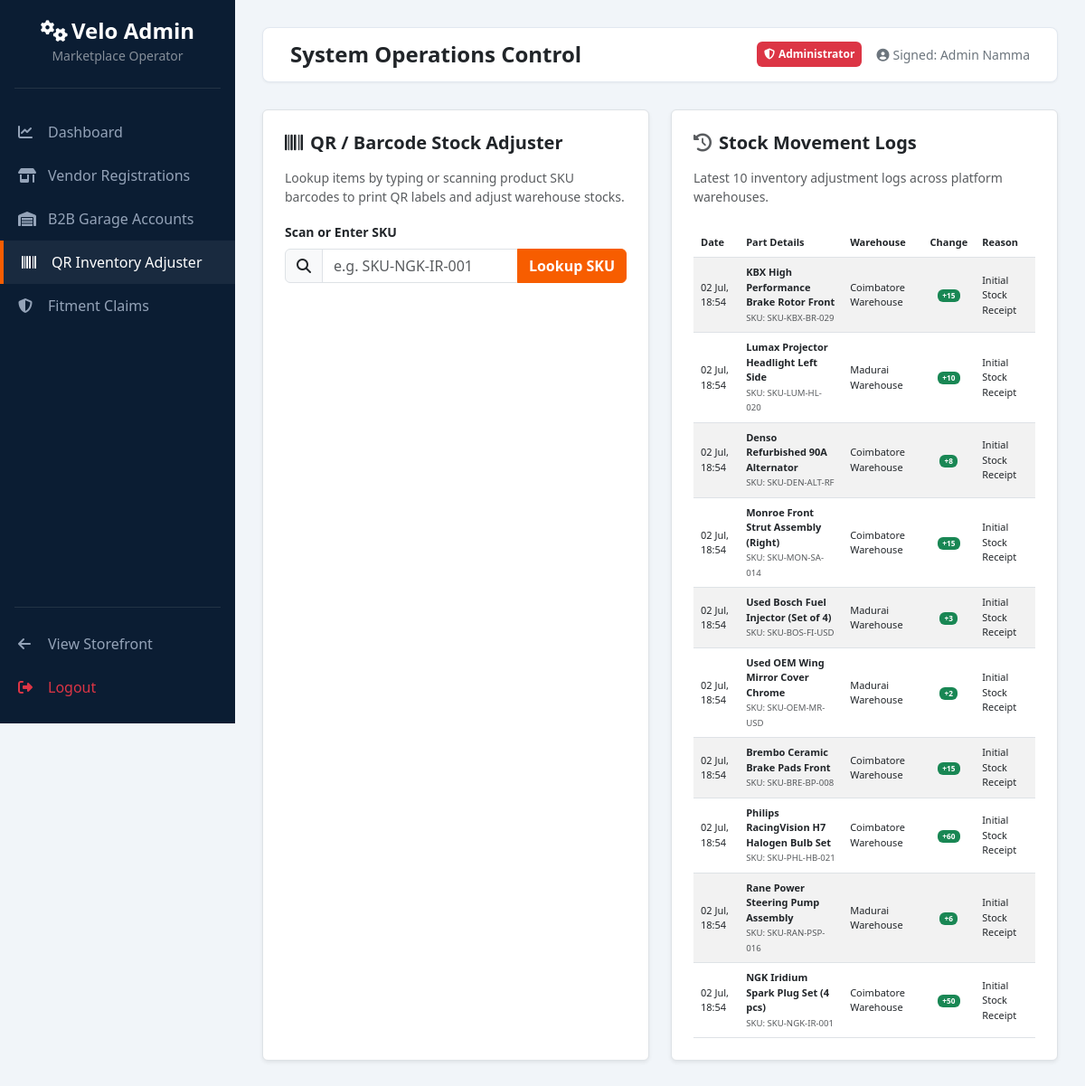
The page /admin/inventory.php (signed in) on the database its author committed.
### tables this page shows
CREATE TABLE IF NOT EXISTS inventory_log (
    id INT AUTO_INCREMENT PRIMARY KEY,
    product_id INT NOT NULL,
    change_qty INT NOT NULL,
    reason VARCHAR(255) NOT NULL,
    warehouse_id INT NOT NULL,
    created_at TIMESTAMP DEFAULT CURRENT_TIMESTAMP,
    FOREIGN KEY (product_id) REFERENCES products(id) ON DELETE CASCADE,
    FOREIGN KEY (warehouse_id) REFERENCES warehouses(id) ON DELETE CASCADE
);

CREATE TABLE IF NOT EXISTS products (
    id INT AUTO_INCREMENT PRIMARY KEY,
    name VARCHAR(200) NOT NULL,
    slug VARCHAR(200) NOT NULL UNIQUE,
    sku VARCHAR(100) NOT NULL UNIQUE,
    category_id INT NOT NULL,
    vendor_id INT DEFAULT NULL,  
    brand VARCHAR(100) NOT NULL,
    price DECIMAL(10,2) NOT NULL,
    discount_price DECIMAL(10,2) DEFAULT NULL,
    stock_qty INT NOT NULL DEFAULT 0,
    `condition` ENUM('new', 'used', 'refurbished') NOT NULL DEFAULT 'new',
    warranty_months INT DEFAULT 0,
    core_charge DECIMAL(10,2) DEFAULT 0.00,
    description TEXT,
    images JSON,  
    hsn_code VARCHAR(20),
    created_at TIMESTAMP DEFAULT CURRENT_TIMESTAMP,
    FOREIGN KEY (category_id) REFERENCES categories(id) ON DELETE CASCADE,
    FOREIGN KEY (vendor_id) REFERENCES vendors(id) ON DELETE SET NULL,
    INDEX idx_sku (sku),
    INDEX idx_slug (slug),
    INDEX idx_category (category_id)
);

CREATE TABLE IF NOT EXISTS warehouses (
    id INT AUTO_INCREMENT PRIMARY KEY,
    name VARCHAR(100) NOT NULL,
    location VARCHAR(255) NOT NULL
);

### includes/functions.php (called while the page is built, shortened)
<?php
function esc($string) {
    return htmlspecialchars($string ?? '', ENT_QUOTES, 'UTF-8');
}

### admin/inventory.php (the view, shortened to what this page needs)
<?php
require_once __DIR__ . '/includes/header.php';
try {
    $logs = $pdo->query("SELECT il.*, p.name as product_name, p.sku, w.name as warehouse_name
                         FROM inventory_log il
                         JOIN products p ON il.product_id = p.id
                         JOIN warehouses w ON il.warehouse_id = w.id
                         ORDER BY il.created_at DESC LIMIT 10")->fetchAll();
} catch (PDOException $e) {
    die("Database Error: " . $e->getMessage());
}
?>
<div class="row g-4">
    <div class="col-lg-6">
        <div class="card p-4 border shadow-sm bg-white h-100">
            <h5 class="fw-bold mb-3 text-dark"><i class="fa fa-barcode text-orange me-2"></i>QR / Barcode Stock Adjuster</h5>
            <p class="small text-muted">Lookup items by typing or scanning product SKU barcodes to print QR labels and adjust warehouse stocks.</p>
            <div class="mb-4">
                <label for="skuSearch" class="form-label small fw-bold">Scan or Enter SKU</label>
                <div class="input-group">
                    <span class="input-group-text"><i class="fa fa-search"></i></span>
                    <input type="text" class="form-control" id="skuSearch" placeholder="e.g. SKU-NGK-IR-001">
                    <button class="btn btn-accent" type="button" id="skuSearchBtn">Lookup SKU</button>
                </div>
            </div>
        </div>
    </div>
    <div class="col-lg-6">
        <div class="card p-4 border shadow-sm bg-white h-100">
            <h5 class="fw-bold mb-3 text-dark"><i class="fa fa-history text-muted me-2"></i>Stock Movement Logs</h5>
            <p class="small text-muted mb-4">Latest 10 inventory adjustment logs across platform warehouses.</p>
            <div class="table-responsive">
                <table class="table align-middle small table-striped mb-0" style="font-size: 11px;">
                    <thead>
                        <tr>
                            <th>Date</th>
                            <th>Part Details</th>
                            <th>Warehouse</th>
                            <th class="text-center">Change</th>
                            <th>Reason</th>
                        </tr>
                    </thead>
                    <tbody>
                        <?php foreach ($logs as $log): ?>
                            <tr>
                                <td><?php echo date('d M, H:i', strtotime($log['created_at'])); ?></td>
                                <td><strong><?php echo esc($log['product_name']); ?></strong><br><small class="text-muted">SKU: <?php echo esc($log['sku']); ?></small></td>
                                <td><?php echo esc($log['warehouse_name']); ?></td>
                                <td class="text-center">
                                    <span class="badge <?php echo $log['change_qty'] > 0 ? 'bg-success' : 'bg-danger'; ?>">
                                        <?php echo $log['change_qty'] > 0 ? '+' : ''; ?><?php echo $log['change_qty']; ?>
                                    </span>
                                </td>
                                <td><?php echo esc($log['reason']); ?></td>
                            </tr>
                        <?php endforeach; ?>
                    </tbody>
                </table>
            </div>
        </div>
    </div>
</div>
<?php
require_once __DIR__ . '/includes/footer.php';
?>

### admin/includes/header.php (style rules this page uses)
:root { --primary-color: #0b1d33; --accent-color: #f75d00; --sidebar-width: 260px; }
body { background-color: #f1f5f9; font-family: 'Segoe UI', Tahoma, Geneva, Verdana, sans-serif; }
.btn-accent { background-color: var(--accent-color); border-color: var(--accent-color); color: white; font-weight: 600; }

### rows shown on the page
inventory_log: created_at "02 Jul, 18:54", product.name "KBX High Performance Brake Rotor Front", product.sku "SKU-KBX-BR-029", warehouse.name "Coimbatore Warehouse", change_qty "15", reason "Initial Stock Receipt"
inventory_log: created_at "02 Jul, 18:54", product.name "Lumax Projector Headlight Left Side", product.sku "SKU-LUM-HL-020", warehouse.name "Madurai Warehouse", change_qty "10", reason "Initial Stock Receipt"
inventory_log: created_at "02 Jul, 18:54", product.name "Denso Refurbished 90A Alternator", product.sku "SKU-DEN-ALT-RF", warehouse.name "Coimbatore Warehouse", change_qty "8", reason "Initial Stock Receipt"
inventory_log: created_at "02 Jul, 18:54", product.name "Monroe Front Strut Assembly (Right)", product.sku "SKU-MON-SA-014", warehouse.name "Coimbatore Warehouse", change_qty "15", reason "Initial Stock Receipt"
inventory_log: created_at "02 Jul, 18:54", product.name "Used Bosch Fuel Injector (Set of 4)", product.sku "SKU-BOS-FI-USD", warehouse.name "Madurai Warehouse", change_qty "3", reason "Initial Stock Receipt"
inventory_log: created_at "02 Jul, 18:54", product.name "Used OEM Wing Mirror Cover Chrome", product.sku "SKU-OEM-MR-USD", warehouse.name "Madurai Warehouse", change_qty "2", reason "Initial Stock Receipt"
inventory_log: created_at "02 Jul, 18:54", product.name "Brembo Ceramic Brake Pads Front", product.sku "SKU-BRE-BP-008", warehouse.name "Coimbatore Warehouse", change_qty "15", reason "Initial Stock Receipt"
inventory_log: created_at "02 Jul, 18:54", product.name "Philips RacingVision H7 Halogen Bulb Set", product.sku "SKU-PHL-HB-021", warehouse.name "Coimbatore Warehouse", change_qty "60", reason "Initial Stock Receipt"
inventory_log: created_at "02 Jul, 18:54", product.name "Rane Power Steering Pump Assembly", product.sku "SKU-RAN-PSP-016", warehouse.name "Madurai Warehouse", change_qty "6", reason "Initial Stock Receipt"
inventory_log: created_at "02 Jul, 18:54", product.name "NGK Iridium Spark Plug Set (4 pcs)", product.sku "SKU-NGK-IR-001", warehouse.name "Coimbatore Warehouse", change_qty "50", reason "Initial Stock Receipt"

### other values the page prints
$_SESSION['user_name'] "Admin Namma"
